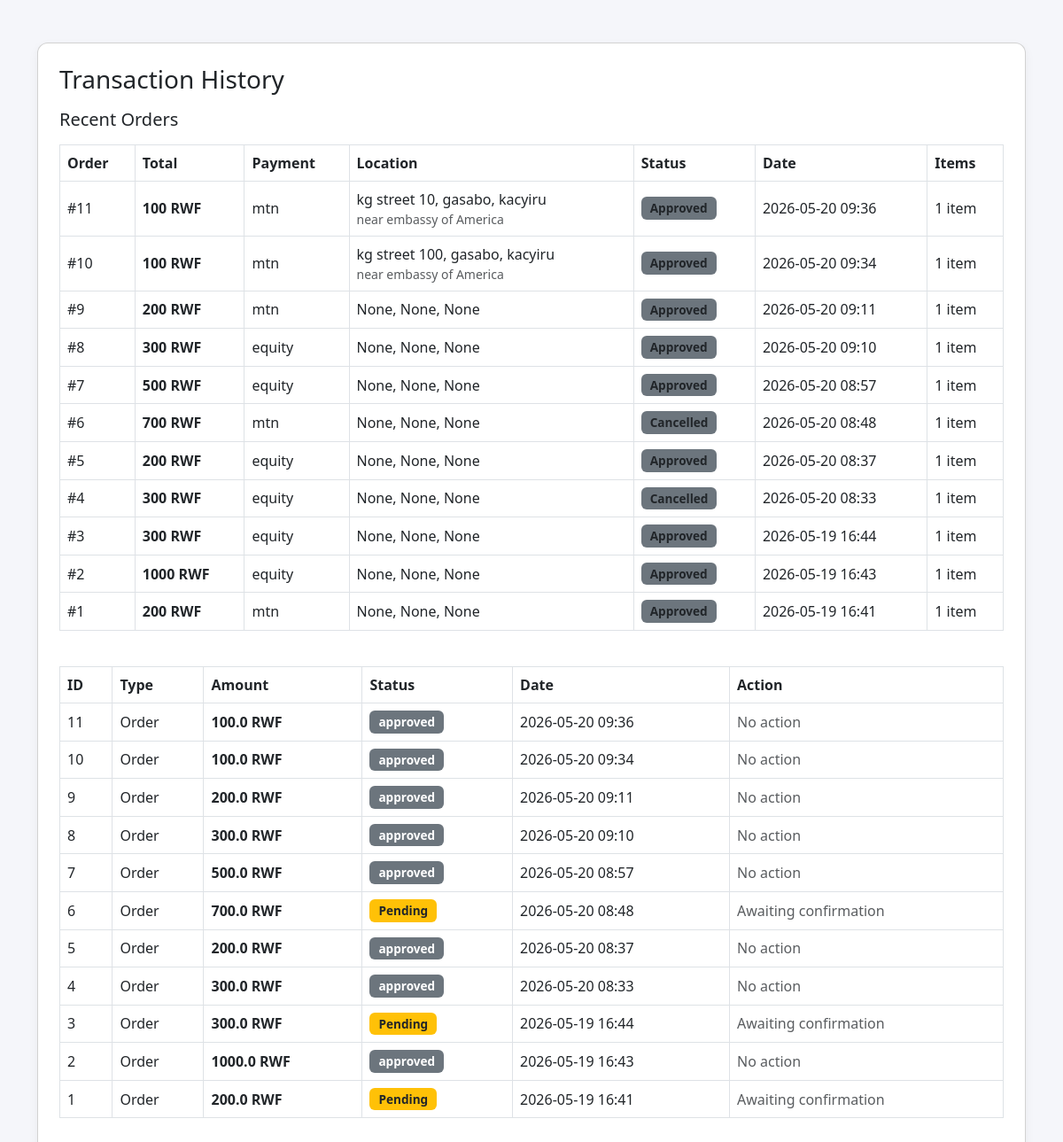
/transaction-history (signed in), run on the app's committed database.
### market/models.py (models this page shows, shortened)
class Order(db.Model):
    __tablename__ = 'order'
    id             = db.Column(db.Integer, primary_key=True)
    user_id        = db.Column(db.Integer, db.ForeignKey('user.id'), nullable=False)
    items          = db.Column(db.Text, nullable=False)       # JSON string of cart items
    total_price    = db.Column(db.Integer, nullable=False)
    payment_method = db.Column(db.String(20), nullable=False)
    sector         = db.Column(db.String(100), nullable=False)
    district       = db.Column(db.String(100), nullable=False)
    street         = db.Column(db.String(100), nullable=False)
    location_note  = db.Column(db.String(255), nullable=True)
    status         = db.Column(db.String(20), nullable=False, default='pending')  # pending | approved | completed | cancelled
    created_at     = db.Column(db.DateTime, nullable=False, default=lambda: datetime.now(timezone.utc))  # ✅ FIXED: utcnow() deprecated
    approved_at    = db.Column(db.DateTime)
    approver_id    = db.Column(db.Integer, db.ForeignKey('user.id'))
    user     = db.relationship('User', foreign_keys=[user_id],     backref='orders')
    approver = db.relationship('User', foreign_keys=[approver_id], backref='approved_orders')
    @property
    def parsed_items(self):
        try:
            return json.loads(self.items)
        except (TypeError, ValueError):
            return []

class Transaction(db.Model):
    __tablename__ = 'transaction'
    id               = db.Column(db.Integer, primary_key=True)
    user_id          = db.Column(db.Integer, db.ForeignKey('user.id'), nullable=False)
    amount           = db.Column(db.Float, nullable=False)
    transaction_type = db.Column(db.String(50), nullable=False)
    status           = db.Column(db.String(20), default='pending')
    created_at       = db.Column(db.DateTime, default=lambda: datetime.now(timezone.utc))  # ✅ FIXED: utcnow() deprecated

### market/routes.py (the view)
@app.route('/transaction-history')
@login_required
def transaction_history():
    orders = Order.query.filter_by(user_id=current_user.id)\
        .order_by(Order.created_at.desc()).all()
    transactions = Transaction.query.filter_by(user_id=current_user.id)\
        .order_by(Transaction.created_at.desc()).all()
    return render_template(
        'transaction_history.html',
        orders=orders,
        transactions=transactions
    )

### market/models.py (called while the page is built)
@login_manager.user_loader
def load_user(user_id):
    return db.session.get(User, int(user_id))  # ✅ FIXED: replaced deprecated User.query.get()

### market/templates/transaction_history.html (shortened to what this page needs)
<!DOCTYPE html>
<html lang="en">
<head>
    <link href="https://cdn.jsdelivr.net/npm/bootstrap@5.3.0/dist/css/bootstrap.min.css" rel="stylesheet">
</head>
<body>
<div class="container mt-5">
    <div class="card p-4">
        <div class="d-flex justify-content-between align-items-center mb-3">
            <h3 class="mb-0">Transaction History</h3>
        </div>
        {% if orders %}
            <div class="mb-4">
                <h5 class="mb-3">Recent Orders</h5>
                <table class="table table-hover table-bordered align-middle">
                    <thead>
                        <tr>
                            <th>Order</th>
                            <th>Total</th>
                            <th>Payment</th>
                            <th>Location</th>
                            <th>Status</th>
                            <th>Date</th>
                            <th>Items</th>
                        </tr>
                    </thead>
                    <tbody>
                        {% for order in orders %}
                        <tr>
                            <td>#{{ order.id }}</td>
                            <td><strong>{{ order.total_price }} RWF</strong></td>
                            <td>{{ order.payment_method }}</td>
                            <td>
                                {{ order.street }}, {{ order.district }}, {{ order.sector }}
                                {% if order.location_note %}
                                <div class="text-muted small">{{ order.location_note }}</div>
                                {% endif %}
                            </td>
                            <td>
                                <span class="badge bg-secondary text-dark">
                                    {{ order.status|capitalize }}
                                </span>
                            </td>
                            <td>{{ order.created_at.strftime('%Y-%m-%d %H:%M') }}</td>
                            <td>{{ order.parsed_items|length }} item{{ 's' if order.parsed_items|length != 1 else '' }}</td>
                        </tr>
                        {% endfor %}
                    </tbody>
                </table>
            </div>
        {% endif %}
        <table class="table table-hover table-bordered align-middle">
            <thead>
                <tr>
                    <th>ID</th>
                    <th>Type</th>
                    <th>Amount</th>
                    <th>Status</th>
                    <th>Date</th>
                    <th>Action</th>
                </tr>
            </thead>
            <tbody>
                {% if transactions %}
                    {% for transaction in transactions %}
                    <tr>
                        <td>{{ transaction.id }}</td>
                        <td>
                            <span class="text-capitalize">
                                {{ transaction.transaction_type }}
                            </span>
                        </td>
                        <td>
                            <strong>{{ transaction.amount }} RWF</strong>
                        </td>
                        <td>
                            {% if transaction.status == 'pending' %}
                                <span class="badge bg-warning text-dark">Pending</span>
                            {% elif transaction.status == 'received' %}
                                <span class="badge bg-success">Received</span>
                            {% else %}
                                <span class="badge bg-secondary">
                                    {{ transaction.status }}
                                </span>
                            {% endif %}
                        </td>
                        <td>
                            {{ transaction.created_at.strftime('%Y-%m-%d %H:%M') }}
                        </td>
                        <td>
                            <span class="text-muted">
                                {% if transaction.status == 'pending' %}
                                    Awaiting confirmation
                                {% else %}
                                    No action
                                {% endif %}
                            </span>
                        </td>
                    </tr>
                    {% endfor %}
                {% else %}
                    <tr>
                        <td colspan="6" class="text-center text-muted">
                            No transactions found
                        </td>
                    </tr>
                {% endif %}
            </tbody>
        </table>
    </div>
</div>
</body>
</html>

### market/templates/transaction_history.html (style rules this page uses)
body { background: #f5f6fa; }
.card { border-radius: 12px; box-shadow: 0 4px 12px rgba(0,0,0,0.05); }
.table thead { background: #0d6efd; color: white; }
.badge { font-size: 0.85rem; padding: 6px 10px; }

### data on the page
Order: id "11", total_price "100", payment_method "mtn", street "kg street 10", district "gasabo", sector "kacyiru", location_note "near embassy of America", status "Approved", created_at "2026-05-20 09:36", parsed_items|length "1"
Order: id "10", total_price "100", payment_method "mtn", street "kg street 100", district "gasabo", sector "kacyiru", location_note "near embassy of America", status "Approved", created_at "2026-05-20 09:34", parsed_items|length "1"
Order: id "9", total_price "200", payment_method "mtn", street "None", district "None", sector "None", status "Approved", created_at "2026-05-20 09:11", parsed_items|length "1"
Order: id "8", total_price "300", payment_method "equity", street "None", district "None", sector "None", status "Approved", created_at "2026-05-20 09:10", parsed_items|length "1"
Order: id "7", total_price "500", payment_method "equity", street "None", district "None", sector "None", status "Approved", created_at "2026-05-20 08:57", parsed_items|length "1"
Order: id "6", total_price "700", payment_method "mtn", street "None", district "None", sector "None", status "Cancelled", created_at "2026-05-20 08:48", parsed_items|length "1"
Order: id "5", total_price "200", payment_method "equity", street "None", district "None", sector "None", status "Approved", created_at "2026-05-20 08:37", parsed_items|length "1"
Order: id "4", total_price "300", payment_method "equity", street "None", district "None", sector "None", status "Cancelled", created_at "2026-05-20 08:33", parsed_items|length "1"
Order: id "3", total_price "300", payment_method "equity", street "None", district "None", sector "None", status "Approved", created_at "2026-05-19 16:44", parsed_items|length "1"
Order: id "2", total_price "1000", payment_method "equity", street "None", district "None", sector "None", status "Approved", created_at "2026-05-19 16:43", parsed_items|length "1"
Order: id "1", total_price "200", payment_method "mtn", street "None", district "None", sector "None", status "Approved", created_at "2026-05-19 16:41", parsed_items|length "1"
Transaction: shows "No action"
Transaction: shows "No action"
Transaction: shows "No action"
Transaction: shows "No action"
Transaction: shows "No action"
Transaction: status "Pending"
Transaction: shows "No action"
Transaction: shows "No action"
Transaction: status "Pending"
Transaction: shows "No action"
Transaction: status "Pending"
